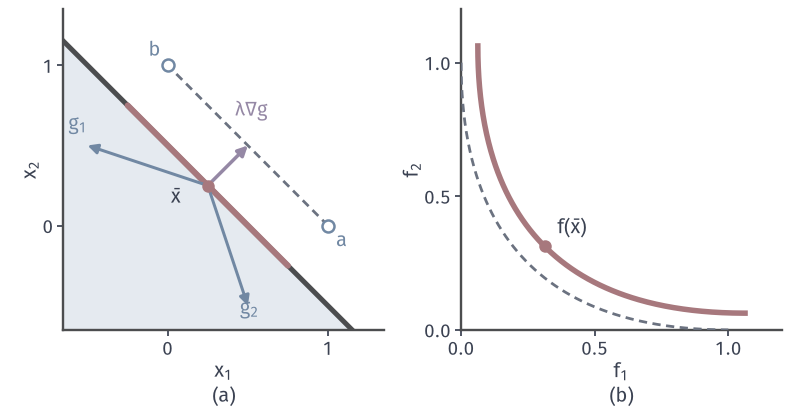

Write Python code to recreate this figure.
from pathlib import Path
import sys
sys.path.insert(0, str(Path(__file__).resolve().parents[1]/"moo-common"))
from moo_fig import *
HERE = Path(__file__).resolve().parent
# Isotropic pair on the half-plane x1+x2<=1/2. (a) decision plane, (b) objective plane.
fig, axes = figure(width_mm=112, height_mm=58, ncols=2)
panels(fig, .08, .985, .985, .19, .24)
ax = axes[0]; setup(ax, (-.65, 1.35), (-.65, 1.35), [0, 1], [0, 1], '$x_1$', '$x_2$', equal=True)
ax.fill([-.65, 1.15, -.65], [1.15, -.65, -.65], color=BLUE_FILL, lw=0, zorder=1); ax.plot([-.65, 1.15], [1.15, -.65], color=EDGE, lw=2, zorder=2)
ax.plot([1, 0], [0, 1], color=MUTED, lw=1.1, ls=(0, (3, 2)), zorder=3); ax.plot([.75, -.25], [-.25, .75], color=RED, lw=2.4, zorder=4, solid_capstyle='round')
hollow(ax, A0, BLUE); hollow(ax, B0, BLUE); ax.text(1.05, -.13, '$a$', color=BLUE); ax.text(-.12, 1.06, '$b$', color=BLUE)
p = np.array([.25, .25]); g1, g2 = p-A0, p-B0
arrow(ax, p, p+g1, BLUE); arrow(ax, p, p+g2, BLUE); arrow(ax, p, p+.25*np.array([1., 1.]), PURPLE, lw=1.4); dot(ax, p)
ax.text(.42, .68, r'$\lambda\nabla g$', color=PURPLE); ax.text(-.62, .6, r'$g_1$', color=BLUE); ax.text(.45, -.55, r'$g_2$', color=BLUE)
ax.text(.1, .09, '$\\bar x$', color=INK) if 0 else ax.text(.02, .14, r'$\bar x$', color=INK)
ax = axes[1]; setup(ax, (0, 1.2), (0, 1.2), [0, .5, 1], [0, .5, 1], equal=True)
u, v = iso_front(); ax.plot(u, v, color=MUTED, lw=1.1, ls=(0, (3, 2)), zorder=3); ax.plot(u+1/16, v+1/16, color=RED, lw=2.2, zorder=4)
dot(ax, (5/16, 5/16)); ax.text(.36, .36, r'$f(\bar x)$', color=INK)
tags(fig, axes)
save(fig, HERE, 'figure', {'constraint': 'x1+x2<=1/2', 'front': '((1-t)^2+1/16, t^2+1/16)'})
